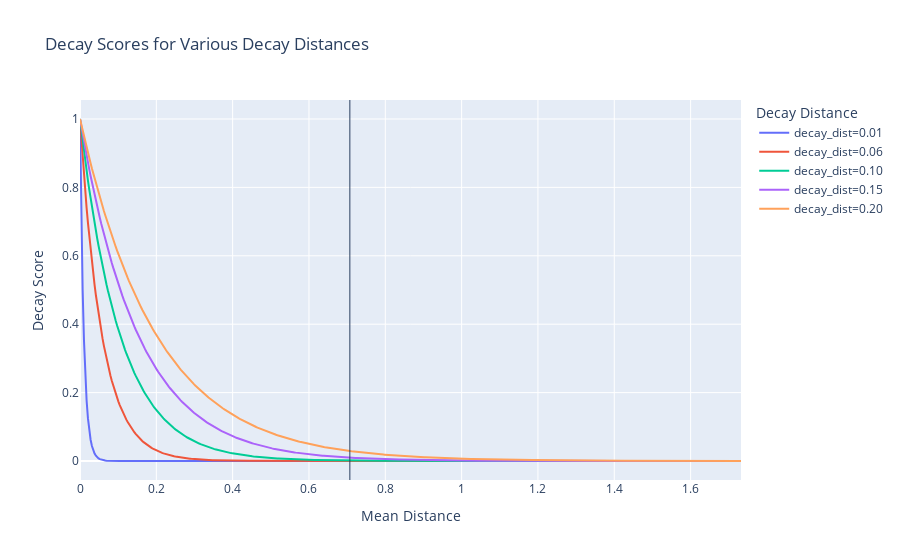

The notebook cell this image was saved under:
### Markdown cell above
### Focus on decay effect

### Code cell
# Generate mean distance values from 0 to max_dist
max_dist = np.sqrt(n_features)  # Hypercube diagonal
mean_dist = np.linspace(0, max_dist, 500)

# Define decay distances
decay_dist_values = np.linspace(0.01, 0.2, 5)  # 5 values from 0.01 to 0.2

# Create a plot using Plotly
fig = go.Figure()

# Compute and plot decay scores for each decay_dist
for decay_dist in decay_dist_values:
    decay_scores = np.exp(-mean_dist / decay_dist)
    fig.add_trace(go.Scatter(
        x=mean_dist,
        y=decay_scores,
        mode='lines',
        name=f"decay_dist={decay_dist:.2f}"
    ))
fig.add_vline(random_mean_dist, line_width=1)

# Update layout for better visualization
fig.update_layout(
    title='Decay Scores for Various Decay Distances',
    xaxis_title='Mean Distance',
    yaxis_title='Decay Score',
    legend_title='Decay Distance'
)

# Show plot
fig.show()

### Figure 1 — Plotly figure (JSON) as saved in the notebook; plotly's stock layout.template omitted (floating-point values rounded to 4 significant figures; data arrays with more than 128 entries replaced by an {"elided": "..."} marker saying what was removed)
{"data": [{"mode": "lines", "name": "decay_dist=0.01", "type": "scatter", "x": {"elided": "500 float values"}, "y": {"elided": "500 float values"}}, {"mode": "lines", "name": "decay_dist=0.06", "type": "scatter", "x": {"elided": "500 float values"}, "y": {"elided": "500 float values"}}, {"mode": "lines", "name": "decay_dist=0.10", "type": "scatter", "x": {"elided": "500 float values"}, "y": {"elided": "500 float values"}}, {"mode": "lines", "name": "decay_dist=0.15", "type": "scatter", "x": {"elided": "500 float values"}, "y": {"elided": "500 float values"}}, {"mode": "lines", "name": "decay_dist=0.20", "type": "scatter", "x": {"elided": "500 float values"}, "y": {"elided": "500 float values"}}], "layout": {"legend": {"title": {"text": "Decay Distance"}}, "shapes": [{"line": {"width": 1}, "type": "line", "x0": 0.7071, "x1": 0.7071, "xref": "x", "y0": 0, "y1": 1, "yref": "y domain"}], "title": {"text": "Decay Scores for Various Decay Distances"}, "xaxis": {"title": {"text": "Mean Distance"}}, "yaxis": {"title": {"text": "Decay Score"}}}}
